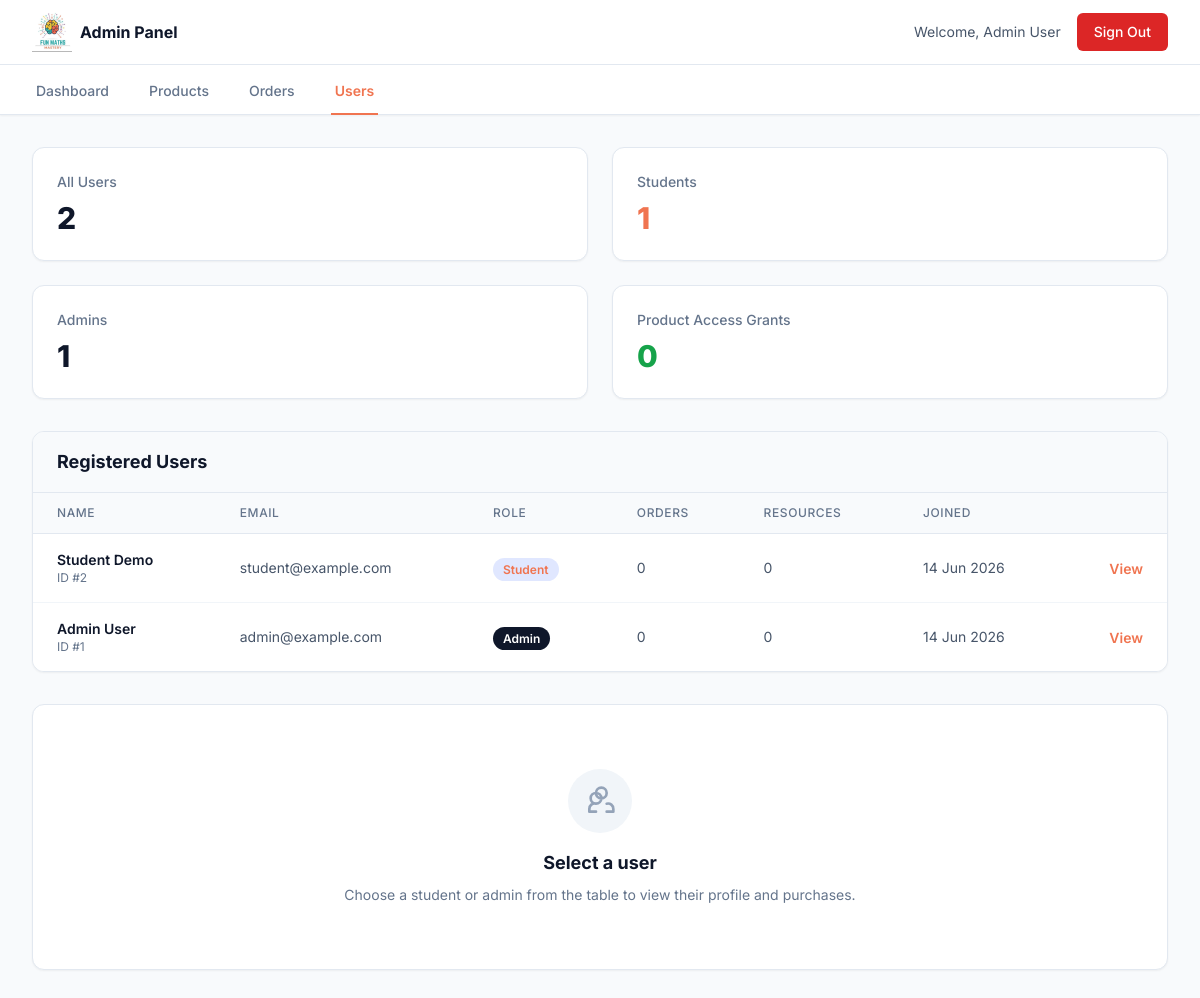
/app/admin/users.php (signed in), run on an earlier commit of the app's database.
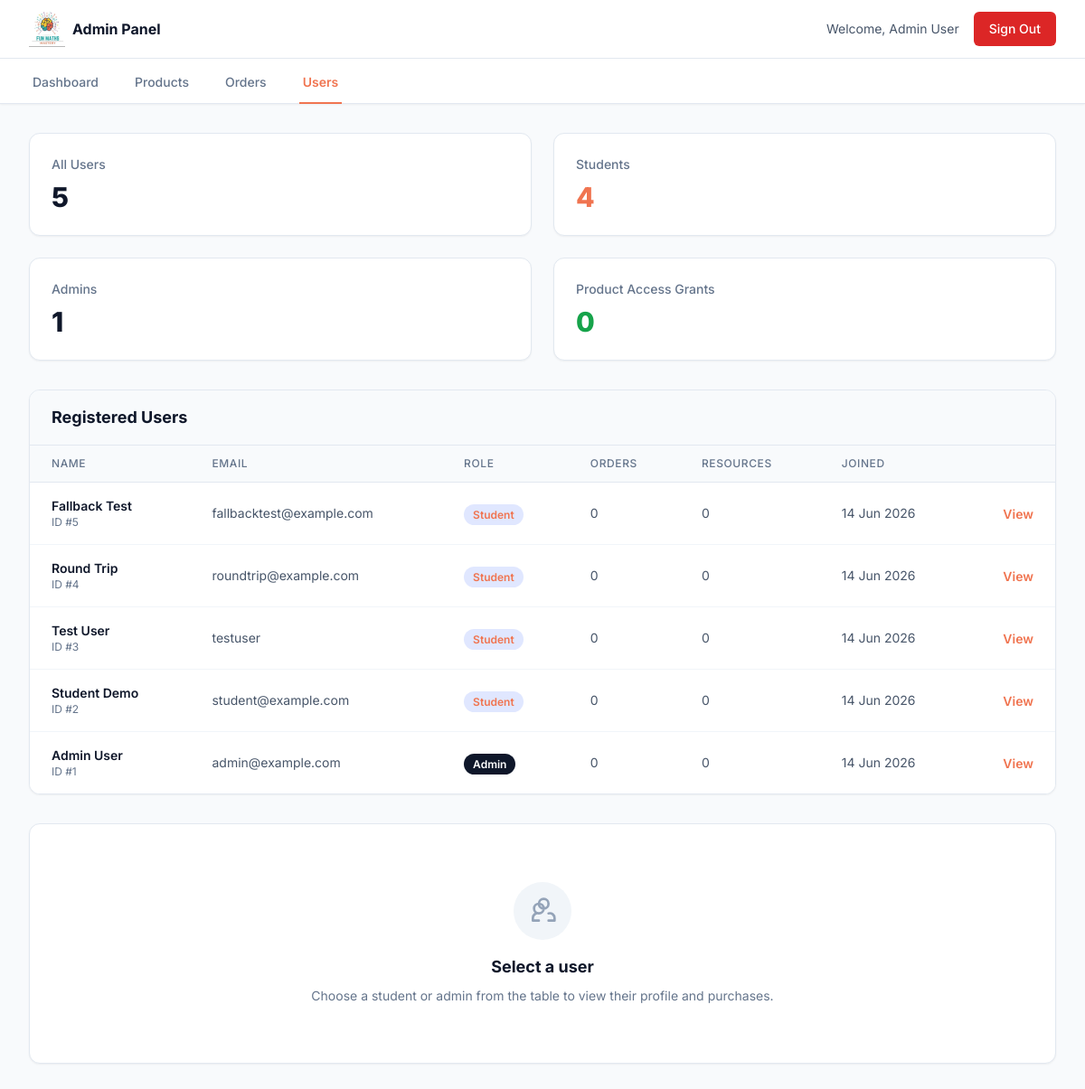
And on a later commit of the database.
### tables this page shows
CREATE TABLE users (
            id INTEGER PRIMARY KEY AUTOINCREMENT,
            name TEXT NOT NULL,
            email TEXT UNIQUE NOT NULL,
            password TEXT NOT NULL,
            role TEXT DEFAULT 'student',
            created_at DATETIME DEFAULT CURRENT_TIMESTAMP
        , remember_token TEXT);

### app/admin/users.php (the view, shortened to what this page needs)
<?php
require_once __DIR__ . '/../config/db.php';
require_once __DIR__ . '/../config/functions.php';
$totalUsers = (int)$pdo->query("SELECT COUNT(*) FROM users")->fetchColumn();
$studentUsers = (int)$pdo->query("SELECT COUNT(*) FROM users WHERE role = 'student'")->fetchColumn();
$adminUsers = (int)$pdo->query("SELECT COUNT(*) FROM users WHERE role = 'admin'")->fetchColumn();
$accessCount = (int)$pdo->query("SELECT COUNT(*) FROM user_product_access")->fetchColumn();
$stmt = $pdo->query("
    SELECT
        u.id,
        u.name,
        u.email,
        u.role,
        u.created_at,
        COUNT(DISTINCT o.id) AS order_count,
        COUNT(DISTINCT upa.product_id) AS product_count
    FROM users u
    LEFT JOIN orders o ON o.user_id = u.id
    LEFT JOIN user_product_access upa ON upa.user_id = u.id
    GROUP BY u.id
    ORDER BY u.created_at DESC, u.id DESC
");
$users = $stmt->fetchAll(PDO::FETCH_ASSOC);
$selectedUserId = isset($_GET['id']) ? (int)$_GET['id'] : 0;
$selectedUser = null;
$selectedProducts = [];
renderAdminLayoutStart('Users', 'users');
?>
    <div class="space-y-8">
        <section class="grid grid-cols-1 sm:grid-cols-2 xl:grid-cols-4 gap-6">
            <div class="bg-white rounded-xl border border-slate-200 p-6 shadow-sm">
                <p class="text-sm font-medium text-slate-500">All Users</p>
                <p class="mt-2 text-3xl font-extrabold text-slate-900"><?= $totalUsers ?></p>
            </div>
            <div class="bg-white rounded-xl border border-slate-200 p-6 shadow-sm">
                <p class="text-sm font-medium text-slate-500">Students</p>
                <p class="mt-2 text-3xl font-extrabold text-brand-600"><?= $studentUsers ?></p>
            </div>
            <div class="bg-white rounded-xl border border-slate-200 p-6 shadow-sm">
                <p class="text-sm font-medium text-slate-500">Admins</p>
                <p class="mt-2 text-3xl font-extrabold text-slate-900"><?= $adminUsers ?></p>
            </div>
            <div class="bg-white rounded-xl border border-slate-200 p-6 shadow-sm">
                <p class="text-sm font-medium text-slate-500">Product Access Grants</p>
                <p class="mt-2 text-3xl font-extrabold text-green-600"><?= $accessCount ?></p>
            </div>
        </section>
        <section class="grid grid-cols-1 xl:grid-cols-3 gap-8">
            <div class="xl:col-span-2 bg-white rounded-xl border border-slate-200 shadow-sm overflow-hidden">
                <div class="px-6 py-4 border-b border-slate-200 bg-slate-50">
                    <h1 class="text-lg font-bold text-slate-900">Registered Users</h1>
                </div>
                <div class="overflow-x-auto">
                    <table class="min-w-full divide-y divide-slate-200">
                        <thead class="bg-slate-50">
                            <tr>
                                <th class="px-6 py-3 text-left text-xs font-medium text-slate-500 uppercase tracking-wider">Name</th>
                                <th class="px-6 py-3 text-left text-xs font-medium text-slate-500 uppercase tracking-wider">Email</th>
                                <th class="px-6 py-3 text-left text-xs font-medium text-slate-500 uppercase tracking-wider">Role</th>
                                <th class="px-6 py-3 text-left text-xs font-medium text-slate-500 uppercase tracking-wider">Orders</th>
                                <th class="px-6 py-3 text-left text-xs font-medium text-slate-500 uppercase tracking-wider">Resources</th>
                                <th class="px-6 py-3 text-left text-xs font-medium text-slate-500 uppercase tracking-wider">Joined</th>
                                <th class="px-6 py-3"></th>
                            </tr>
                        </thead>
                        <tbody class="bg-white divide-y divide-slate-100">
                            <?php if (empty($users)): ?>
                                <tr>
                                    <td colspan="7" class="px-6 py-8 text-center text-slate-500">No users found.</td>
                                </tr>
                            <?php else: ?>
                                <?php foreach ($users as $user): ?>
                                    <tr class="<?= $selectedUserId === (int)$user['id'] ? 'bg-brand-50/60' : '' ?>">
                                        <td class="px-6 py-4 whitespace-nowrap">
                                            <div class="text-sm font-semibold text-slate-900"><?= h($user['name']) ?></div>
                                            <div class="text-xs text-slate-500">ID #<?= $user['id'] ?></div>
                                        </td>
                                        <td class="px-6 py-4 whitespace-nowrap text-sm text-slate-600"><?= h($user['email']) ?></td>
                                        <td class="px-6 py-4 whitespace-nowrap">
                                            <span class="px-2.5 py-1 rounded-full text-xs font-semibold <?= $user['role'] === 'admin' ? 'bg-slate-900 text-white' : 'bg-brand-100 text-brand-700' ?>">
                                                <?= ucfirst($user['role']) ?>
                                            </span>
                                        </td>
                                        <td class="px-6 py-4 whitespace-nowrap text-sm text-slate-600"><?= (int)$user['order_count'] ?></td>
                                        <td class="px-6 py-4 whitespace-nowrap text-sm text-slate-600"><?= (int)$user['product_count'] ?></td>
                                        <td class="px-6 py-4 whitespace-nowrap text-sm text-slate-600"><?= date('d M Y', strtotime($user['created_at'])) ?></td>
                                        <td class="px-6 py-4 whitespace-nowrap text-right">
                                            <a href="users.php?id=<?= $user['id'] ?>" class="text-sm font-semibold text-brand-600 hover:text-brand-700">View</a>
                                        </td>
                                    </tr>
                                <?php endforeach; ?>
                            <?php endif; ?>
                        </tbody>
                    </table>
                </div>
            </div>
            <aside class="bg-white rounded-xl border border-slate-200 shadow-sm p-6">
                <?php if ($selectedUser): ?>
                    <div class="mb-6">
                        <p class="text-sm font-semibold text-brand-600 uppercase tracking-wide mb-2">User Profile</p>
                        <h2 class="text-2xl font-extrabold text-slate-900"><?= h($selectedUser['name']) ?></h2>
                        <p class="text-sm text-slate-500 mt-2"><?= h($selectedUser['email']) ?></p>
                    </div>
                    <div class="space-y-3 text-sm mb-6">
                        <div>
                            <span class="font-semibold text-slate-900">Role:</span>
                            <span class="ml-2 px-2.5 py-1 rounded-full text-xs font-semibold <?= $selectedUser['role'] === 'admin' ? 'bg-slate-900 text-white' : 'bg-brand-100 text-brand-700' ?>">
                                <?= ucfirst($selectedUser['role']) ?>
                            </span>
                        </div>
                        <div>
                            <span class="font-semibold text-slate-900">Joined:</span>
                            <span class="ml-2 text-slate-600"><?= date('d M Y, H:i', strtotime($selectedUser['created_at'])) ?></span>
                        </div>
                        <div>
                            <span class="font-semibold text-slate-900">Purchased resources:</span>
                            <span class="ml-2 text-slate-600"><?= count($selectedProducts) ?></span>
                        </div>
                    </div>
                    <div class="border-t border-slate-200 pt-4">
                        <h3 class="font-bold text-slate-900 mb-4">Recent Purchases</h3>
                        <div class="space-y-3">
                            <?php if (empty($selectedProducts)): ?>
                                <p class="text-sm text-slate-500">No purchases recorded yet.</p>
                            <?php else: ?>
                                <?php foreach ($selectedProducts as $product): ?>
                                    <div class="rounded-lg border border-slate-200 p-4">
                                        <div class="flex items-start justify-between gap-3">
                                            <div>
                                                <div class="font-semibold text-slate-900"><?= h($product['title']) ?></div>
                                                <div class="text-xs text-slate-500 mt-1"><?= h($product['category'] ?? 'Resource') ?> • <?= strtoupper($product['file_type']) ?></div>
                                            </div>
                                            <div class="text-sm font-bold text-slate-900">R <?= number_format($product['price'], 2) ?></div>
                                        </div>
                                        <div class="text-xs text-slate-500 mt-2">Purchased: <?= date('d M Y, H:i', strtotime($product['purchase_date'])) ?></div>
                                    </div>
                                <?php endforeach; ?>
                            <?php endif; ?>
                        </div>
                    </div>
                <?php else: ?>
                    <div class="h-full flex flex-col justify-center text-center py-10">
                        <div class="w-16 h-16 mx-auto rounded-full bg-slate-100 flex items-center justify-center text-slate-400 mb-4">
                            <svg class="w-8 h-8" fill="none" stroke="currentColor" viewBox="0 0 24 24"><path stroke-linecap="round" stroke-linejoin="round" stroke-width="2" d="M17 20h5v-2a4 4 0 00-5-4M9 20H4v-2a4 4 0 015-4m8-8a4 4 0 11-8 0 4 4 0 018 0zm-8 8a4 4 0 100-8 4 4 0 000 8z"></path></svg>
                        </div>
                        <h2 class="text-lg font-bold text-slate-900">Select a user</h2>
                        <p class="text-sm text-slate-500 mt-2">Choose a student or admin from the table to view their profile and purchases.</p>
                    </div>
                <?php endif; ?>
            </aside>
        </section>
    </div>
<?php
renderAdminLayoutEnd();

### app/config/functions.php (shortened to what this page needs)
<?php
function h($string) {
    return htmlspecialchars($string, ENT_QUOTES, 'UTF-8');
}
    ?>
    <?php
function renderAdminLayoutStart($pageTitle, $activePage = 'dashboard') {
    $nav = [
        'dashboard' => 'Dashboard',
        'products' => 'Products',
        'orders' => 'Orders',
        'users' => 'Users',
    ];
    ?>
<!DOCTYPE html>
<html lang="en">
<head>
    <script src="https://cdn.tailwindcss.com"></script>
</head>
<body class="bg-slate-50 font-sans antialiased">
    <header class="bg-white border-b border-slate-200 sticky top-0 z-50">
        <div class="max-w-7xl mx-auto px-4 sm:px-6 lg:px-8 h-16 flex justify-between items-center">
            <a href="dashboard.php" class="flex items-center gap-2">
                <img src="../assets/logo.jpeg" alt="Fun Maths Mastery" class="w-10 h-10">
                <span class="font-bold text-slate-900 hidden sm:inline">Admin Panel</span>
            </a>
            <div class="flex items-center gap-4">
                <span class="text-sm text-slate-600">Welcome, <?= h($_SESSION['user_name'] ?? 'Admin') ?></span>
                <a href="../logout.php" class="inline-flex items-center px-4 py-2 border border-transparent text-sm font-medium rounded-md text-white bg-red-600 hover:bg-red-700">Sign Out</a>
            </div>
        </div>
    </header>
    <nav class="bg-white border-b border-slate-200 shadow-sm">
        <div class="max-w-7xl mx-auto px-4 sm:px-6 lg:px-8">
            <div class="flex space-x-8 -mb-px">
                <?php foreach ($nav as $key => $label): ?>
                    <?php $isActive = $activePage === $key; ?>
                    <a href="<?= $key ?>.php" class="inline-flex items-center px-1 pt-4 pb-3 text-sm <?= $isActive ? 'font-semibold border-b-2 border-brand-600 text-brand-600' : 'font-medium text-slate-500 hover:text-slate-700 hover:border-slate-300 border-b-2 border-transparent' ?>">
                        <?= h($label) ?>
                    </a>
                <?php endforeach; ?>
            </div>
        </div>
    </nav>
    <main class="max-w-7xl mx-auto px-4 sm:px-6 lg:px-8 py-8">
    <?php
}
function renderAdminLayoutEnd() {
    ?>
    </main>
</body>
</html>
    <?php
}
?>

What changed in the data, as far as the page shows it:
added users: name "Fallback Test", id "5", email "fallbacktest@example.com", role "Student", order_count "0", product_count "0", created_at "14 Jun 2026"
added users: name "Round Trip", id "4", email "roundtrip@example.com", role "Student", order_count "0", product_count "0", created_at "14 Jun 2026"
added users: name "Test User", id "3", email "testuser", role "Student", order_count "0", product_count "0", created_at "14 Jun 2026"
Also different on the page:
$totalUsers: "2" → "5"
$studentUsers: "1" → "4"
